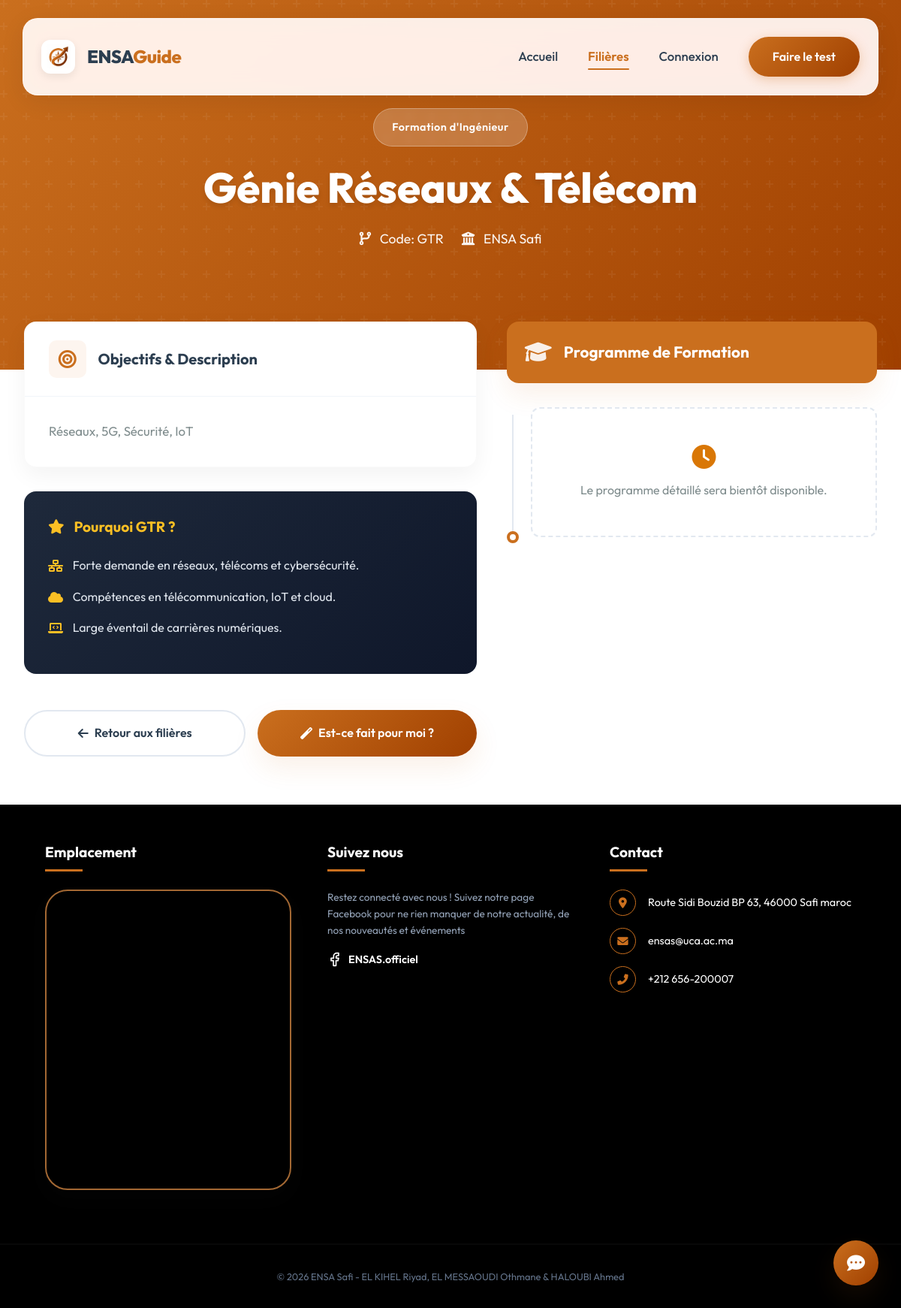
The app's page /filiere/GTR with its own data.
### tables this page shows
CREATE TABLE filieres (
    id INTEGER PRIMARY KEY AUTOINCREMENT,
    code TEXT NOT NULL UNIQUE,
    nom TEXT NOT NULL,
    description TEXT NOT NULL,
    debouches TEXT,
    mots_cles TEXT,
    formation_json TEXT
);

### app.py (the view)
@app.route('/filiere/<code_filiere>')
def filiere_detail(code_filiere):
    conn = get_db_connection()
    filiere = conn.execute('SELECT * FROM filieres WHERE code = ?', (code_filiere,)).fetchone()
    conn.close()
    if filiere:
        return render_template('filiere_detail.html', filiere=filiere)
    return "Filière non trouvée", 404

### app.py (called while the page is built)
def get_db_connection():
    conn = sqlite3.connect(DB_PATH)
    conn.row_factory = sqlite3.Row
    return conn

@app.template_filter('from_json')
def from_json(value):
    if not value:
        return None
    try:
        return json.loads(value)
    except:
        return None

@app.context_processor
def inject_user():
    return dict(user=session.get('user_name'), logged_in=('user_id' in session), role=session.get('role'))

@app.before_request
def make_session_permanent():
    session.permanent = True

### templates/filiere_detail.html (shortened to what this page needs)
{% extends 'base.html' %}
{% block content %}
<div class="filiere-page">
    <section class="filiere-hero">
        <div class="hero-bg-overlay"></div>
        <div class="hero-content-wrapper">
            <span class="filiere-badge">Formation d'Ingénieur</span>
            <h1 class="filiere-title">{{ filiere.nom }}</h1>
            <div class="filiere-meta">
                <span class="meta-item"><i class="fas fa-code-branch"></i> Code: {{ filiere.code }}</span>
                <span class="meta-item"><i class="fas fa-university"></i> ENSA Safi</span>
            </div>
        </div>
    </section>
    <div class="filiere-container">
        <div class="filiere-main">
            <div class="content-card">
                <div class="card-header">
                    <i class="fas fa-bullseye card-icon-header"></i>
                    <h2>Objectifs & Description</h2>
                </div>
                <div class="card-body description-text">
                    {{ filiere.description | safe }}
                </div>
            </div>
            <div class="highlight-box">
                <h3><i class="fas fa-star"></i> Pourquoi {{ filiere.code }} ?</h3>
                <ul>
                    {% if filiere.code == 'GATE' %}
                    <li><i class="fas fa-rocket"></i> Secteur stratégique en forte croissance au Maroc.</li>
                    <li><i class="fas fa-cogs"></i> Formation pluridisciplinaire.</li>
                    <li><i class="fas fa-globe-americas"></i> Métiers techniques à l’échelle internationale.</li>
                    {% elif filiere.code == 'GMSI' %}
                    <li><i class="fas fa-microchip"></i> Combinaison mécanique–électronique–informatique.</li>
                    <li><i class="fas fa-industry"></i> Forte insertion dans plusieurs industries.</li>
                    <li><i class="fas fa-brain"></i> Formation orientée innovation et systèmes intelligents.</li>
                    {% elif filiere.code == 'GPMA' %}
                    <li><i class="fas fa-flask"></i> Maîtrise des procédés industriels et des matériaux.</li>
                    <li><i class="fas fa-bolt"></i> Forte employabilité dans l’industrie et l’énergie.</li>
                    <li><i class="fas fa-leaf"></i> Formation axée performance, qualité et durabilité.</li>
                    {% elif filiere.code == 'GTR' %}
                    <li><i class="fas fa-network-wired"></i> Forte demande en réseaux, télécoms et cybersécurité.</li>
                    <li><i class="fas fa-cloud"></i> Compétences en télécommunication, IoT et cloud.</li>
                    <li><i class="fas fa-laptop-code"></i> Large éventail de carrières numériques.</li>
                    {% elif filiere.code == 'GINDUS' %}
                    <li><i class="fas fa-sitemap"></i> Formation polyvalente technique et managériale.</li>
                    <li><i class="fas fa-tasks"></i> Rôle clé dans l’organisation des entreprises.</li>
                    <li><i class="fas fa-briefcase"></i> Intégration facile dans différents secteurs.</li>
                    {% elif filiere.code == 'GIIA' %}
                    <li><i class="fas fa-code"></i> Forte demande en développement et technologies.</li>
                    <li><i class="fas fa-project-diagram"></i> Spécialisation en data, IA et systèmes intelligents.</li>
                    <li><i class="fas fa-lightbulb"></i> Métiers d’avenir dans le digital et l’innovation.</li>
                    {% else %}
                    <li><i class="fas fa-check-circle"></i> Formation d'excellence</li>
                    <li><i class="fas fa-briefcase"></i> Insertion professionnelle élevée</li>
                    <li><i class="fas fa-laptop-code"></i> Pédagogie par projet</li>
                    {% endif %}
                </ul>
            </div>
            <div class="action-area">
                <a href="{{ url_for('index') }}" class="btn-outline">
                    <i class="fas fa-arrow-left"></i> Retour aux filières
                </a>
                <a href="{{ url_for('questionnaire') }}" class="btn-shine">
                    <i class="fas fa-magic"></i> Est-ce fait pour moi ?
                </a>
            </div>
        </div>
        <div class="filiere-sidebar">
            <div class="sidebar-header">
                <i class="fas fa-graduation-cap"></i>
                <h2>Programme de Formation</h2>
            </div>
            <div class="timeline-wrapper">
                {% set formation = filiere.formation_json | from_json %}
                {% if formation %}
                {% for annee in formation %}
                <div class="timeline-item">
                    <div class="timeline-marker"></div>
                    <div class="timeline-content">
                        <h3 class="year-title">{{ annee.year }}</h3>
                        <div class="semesters-grid">
                            {% for sem in annee.semesters %}
                            <div class="semester-box">
                                <h4 class="semester-name">{{ sem.name }}</h4>
                                {% set has_gi = namespace(value=false) %}
                                {% set has_gidia = namespace(value=false) %}
                                {% for mod in sem.modules %}
                                {% if mod is mapping %}
                                {% if mod.type == 'gi' %}{% set has_gi.value = true %}{% endif %}
                                {% if mod.type == 'gidia' %}{% set has_gidia.value = true %}{% endif %}
                                {% endif %}
                                {% endfor %}
                                {% if has_gi.value or has_gidia.value %}
                                <div class="specialization-split">
                                    <div class="spec-column col-gi">
                                        <div class="spec-header">
                                            {% if filiere.code == 'GPMA' %} Génie des Matériaux Avancés
                                            {% else %}Génie Informatique {% endif %}
                                        </div>
                                        <ul class="modules-list">
                                            {% for mod in sem.modules %}
                                            {% if mod is mapping and mod.type == 'gi' %}
                                            <li class="module-item mod-gi">{{ mod.name }}</li>
                                            {% endif %}
                                            {% endfor %}
                                        </ul>
                                    </div>
                                    <div class="spec-column col-gidia">
                                        <div class="spec-header">
                                            {% if filiere.code == 'GPMA' %}Génie des Procédés industriels,
                                            digitalisation
                                            {% else %}INGÉNIERIE DES DONNÉES ET INTELLIGENCE ARTIFICIELLE{% endif %}
                                        </div>
                                        <ul class="modules-list">
                                            {% for mod in sem.modules %}
                                            {% if mod is mapping and mod.type == 'gidia' %}
                                            <li class="module-item mod-gidia">{{ mod.name }}</li>
                                            {% endif %}
                                            {% endfor %}
                                        </ul>
                                    </div>
                                </div>
                                <div class="common-section">
                                    <div class="common-label">Tronc Commun / Modules Transversaux</div>
                                    <ul class="modules-list common-grid">
                                        {% for mod in sem.modules %}
                                        {% if mod is mapping and mod.type == 'common' %}
                                        <li class="module-item mod-common">{{ mod.name }}</li>
                                        {% elif mod is string %}
                                        <li>{{ mod }}</li>
                                        {% endif %}
                                        {% endfor %}
                                    </ul>
                                </div>
                                {% else %}
                                <ul class="modules-list">
                                    {% for module in sem.modules %}
                                    {% if module is mapping %}
                                    <li class="module-item mod-common">{{ module.name }}</li>
                                    {% else %}
                                    <li>{{ module }}</li>
                                    {% endif %}
                                    {% endfor %}
                                </ul>
                                {% endif %}
                            </div>
                            {% endfor %}
                        </div>
                    </div>
                </div>
                {% endfor %}
                {% else %}
                <div class="empty-state">
                    <i class="fas fa-clock"></i>
                    <p>Le programme détaillé sera bientôt disponible.</p>
                </div>
                {% endif %}
                <div class="timeline-end-marker"></div>
            </div>
        </div>
    </div>
</div>
{% endblock %}

### templates/filiere_detail.html (style rules this page uses)
.filiere-page { margin-bottom: 0 !important; background-color: transparent !important; }
.filiere-container { margin-bottom: 0 !important; padding-bottom: 4rem; }
.timeline-end-marker { position: absolute; left: 0; bottom: 0; width: 16px; height: 16px; background: white; border: 4px solid var(--primary); border-radius: 50%; z-index: 10; transform: translateY(50%); }

### records on screen
filieres: nom "Génie Réseaux & Télécom", code "GTR", description "Réseaux, 5G, Sécurité, IoT"
